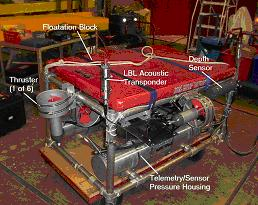
%> input picture rov_design_analysis/fig/JHUROV.JPG, 258 x 205 px
$ octave --eval "result = shapeSegmentation(imread('../rov_design_analysis/fig/JHUROV.JPG'));"   (GNU Octave 9; MATLAB toolbox functions it lacks are replaced by stand-ins)
%> lines starting %> are read from the running program, lines starting %| are printed output that depends on the picture; in (x1, y1, x2, y2) boxes, pixels count from 0 and x2, y2 are one past the last pixel; in counts of white or black regions, pixels touching at a corner belong together; the program's own positions count from 1
function [ J ] = shapeSegmentation( I )
%UNTITLED2 Summary of this function goes here
%  I = rgb color image
%  J = Binary output
%
%   TO DO: experiment with improvements namely, more accurate selection of
%   seed points for the region growing.

hsv = rgb2hsv(I);
%> hsv: size 205x258x3 double; mean H, S, V 0.241, 0.515, 0.401

hsv(:,:,1) = medfilt2(hsv(:,:,1) , [7 7], 'symmetric');
%> hsv: size 205x258x3 double; mean H, S, V 0.204, 0.515, 0.401

norm_hsv = uint8(round(hsv*255));
%> norm_hsv: size 205x258x3 uint8; mean H, S, V 52.1, 131.3, 102.4

sz = size(hsv(:,:,1));
%> sz = [205 258]

K = zeros(sz);
%> K: size 205x258 double; every value is 0
J = zeros(sz);
for i = 1:sz(1)
    for j = 1:sz(2)
        K(i,j) = blackWhite(norm_hsv(i,j,:));
    end
end
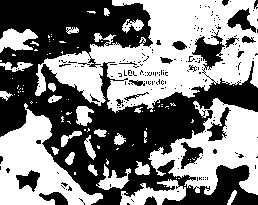
%> K: size 205x258 double; values 0 (black) and 1 (white), 50.2% white; 204 black regions (184 under 20 px), largest, box (x1, y1, x2, y2) and area: (0, 0, 258, 205) 23715, (227, 8, 256, 33) 330, (207, 107, 231, 141) 300

% [11 lines of commented-out code are left out]

se = strel('diamond', 3);
J = padarray(K, 2);
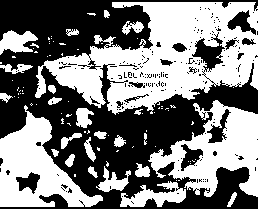
%> J: size 209x258 double; values 0 (black) and 1 (white), 49.2% white; 89 white regions (64 under 20 px), largest, box (x1, y1, x2, y2) and area: (35, 2, 258, 115) 12999, (148, 100, 258, 197) 5037, (0, 105, 103, 207) 4730
% J = imopen(J, se);

% J = bwconvhull(J);

%in order to segement letter follow these steps


% [170 lines left out: functions blackWhite, findseed, regiongrowing, not called in this run]
